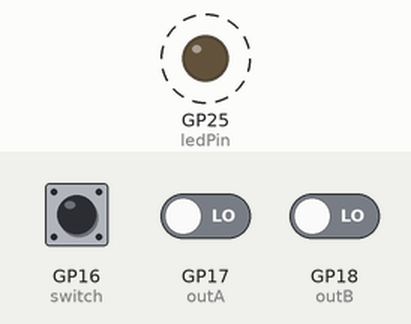
This program was run on a simulated Raspberry Pi Pico running MicroPython. Shown: output pins drawn as LEDs (lit = HIGH). Dashed ring = blinking. The inputs (shaded band) are chosen by the test bench; at power-on: GP16 (switch) HIGH, GP17 (outA) LOW, GP18 (outB) LOW. What the program prints to the serial console is not drawn.

Above: at 1.2 s.
1.3 s: GP16 (switch) pulled LOW for 0.15 s
4.3 s: GP17 (outA) driven HIGH
7.3 s: GP17 (outA) driven LOW
Timing chart, 0 to 16.3 s (numbered marks = the images above; inputs shaded):
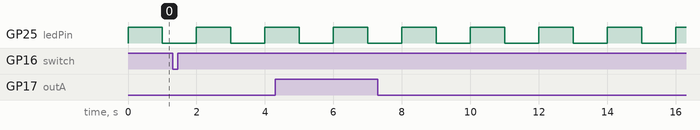

The program:

encoderDemo.py
```python
# interface incremental encoder with interrupts
# raspberry pi pico and micropython
# Firmware : MicroPython v1.14 on 2021-02-02; Raspberry Pi Pico with RP2040

# import libraries
from machine import Pin
import utime


# define encoder pins
switch = Pin(16, mode=Pin.IN, pull = Pin.PULL_UP) # inbuilt switch on the rotary encoder, ACTIVE LOW
outA = Pin(17, mode=Pin.IN) # Pin CLK of encoder
outB = Pin(18, mode=Pin.IN) # Pin DT of encoder

ledPin = Pin(25, mode = Pin.OUT, value = 0) # Onboard led on GPIO 25


# define global variables
counter = 0   # counter updates when encoder rotates
direction = "" # empty string for registering direction change
outA_last = 0 # registers the last state of outA pin / CLK pin
outA_current = 0 # registers the current state of outA pin / CLK pin

button_last_state = False # initial state of encoder's button
button_current_state = "" # empty string ---> current state of button

# Read the last state of CLK pin in the initialisaton phase of the program
outA_last = outA.value() # lastStateCLK


# interrupt handler function (IRQ) for CLK and DT pins
def encoder(pin):
    # get global variables
    global counter
    global direction
    global outA_last
    global outA_current

    # read the value of current state of outA pin / CLK pin
    outA_current = outA.value()

    # if current state is not same as the last stare , encoder has rotated
    if outA_current != outA_last:
        # read outB pin/ DT pin
        # if DT value is not equal to CLK value
        # rotation is clockwise [or Counterclockwise ---> sensor dependent]
        if outB.value() != outA_current:
            counter += 1
            direction = "Clockwise"
        else:
            counter -= 1
            direction = "Counter Clockwise"

        # print the data on screen
        print("Counter : ", counter, "     |   Direction : ",direction)
        print("\n")

    # update the last state of outA pin / CLK pin with the current state
    outA_last = outA_current
    utime.sleep_ms(1) # small time delay to make the interrupt routine little
                       # more stable and to avoid multiple countings, optional


# interrupt handler function (IRQ) for SW (switch) pin
def button(pin):
    # get global variable
    global button_last_state
    global button_current_state

    button_current_state = True

    if button_current_state != button_last_state:
        # write some
        # code here
        # for button
        # press

        print("Button is Pressed ","\n")

        utime.sleep_ms(10) # 10 millisecond sleep for button debounce ,
                        # change it as per your requirements , totally optional
                        # it is very crucial for system stability
        button_last_state = button_current_state


# Attach interrupt to Pins
""" If you need to write a program which triggers an interrupt whenever
    a pin changes, without caring whether it’s rising or falling,
    you can combine the two triggers using a pipe or
    a vertical bar symbol ( | ) . Logical AND """

# attach interrupt to the outA pin ( CLK pin of encoder module )
outA.irq(trigger = Pin.IRQ_RISING | Pin.IRQ_FALLING,
              handler = encoder)

# attach interrupt to the outB pin ( DT pin of encoder module )
outB.irq(trigger = Pin.IRQ_RISING | Pin.IRQ_FALLING ,
              handler = encoder)

# attach interrupt to the switch pin ( SW pin of encoder module )
switch.irq(trigger = Pin.IRQ_FALLING,
           handler = button)


# main logic
while True:
    """ by  using interrupts we have completely free up the main logic loop
        which can be utilised efficiently for other complex computations like
        PID control or linear Kalman Filtering / sensor fusion

        for demonstration ..... i am only blinking the onboard led """

    # write more complex code here
    #
    #
    #

    ledPin.toggle()
    utime.sleep(1)

    """ to avoid multiple button press registration  with interrupts """
    button_last_state = False # reset button last state to false again ,
                              # totally optional and application dependent,
                              # can also be done from other subroutines
                              # or from the main loop
```

Measured:
- by itself, GP25 (ledPin): alternates HIGH for 1.0 s and LOW for 1.0 s
